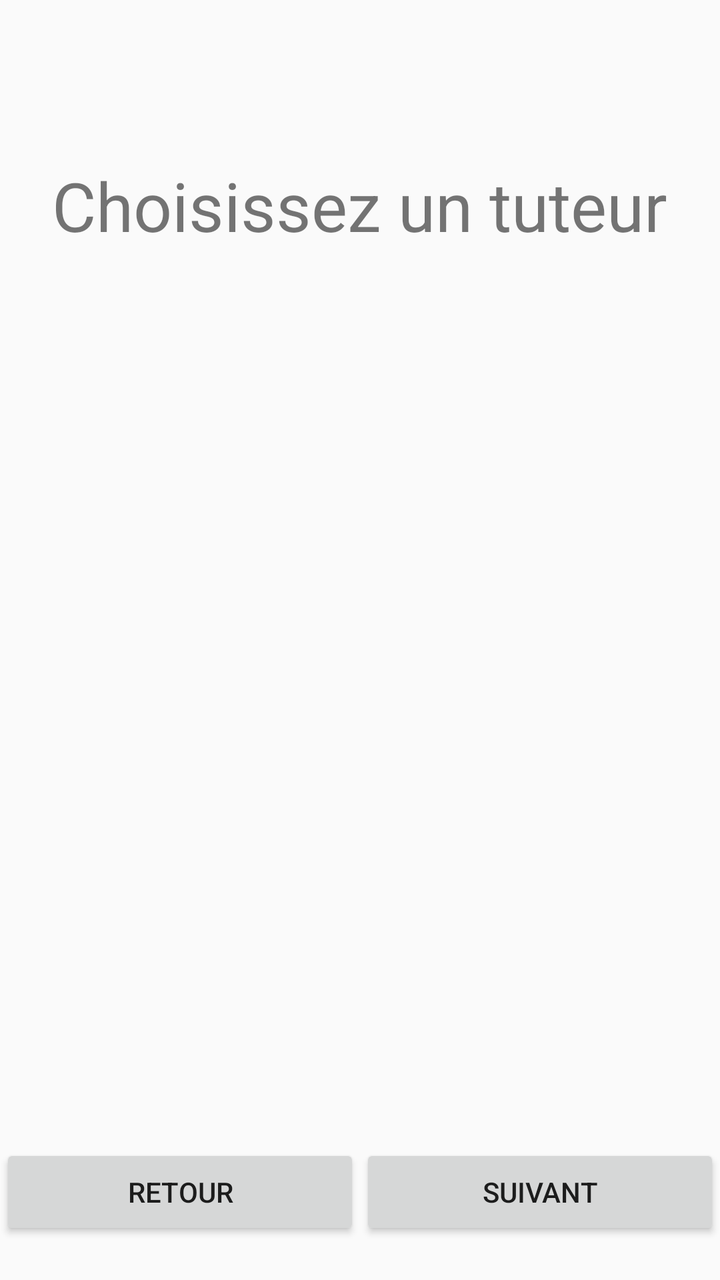
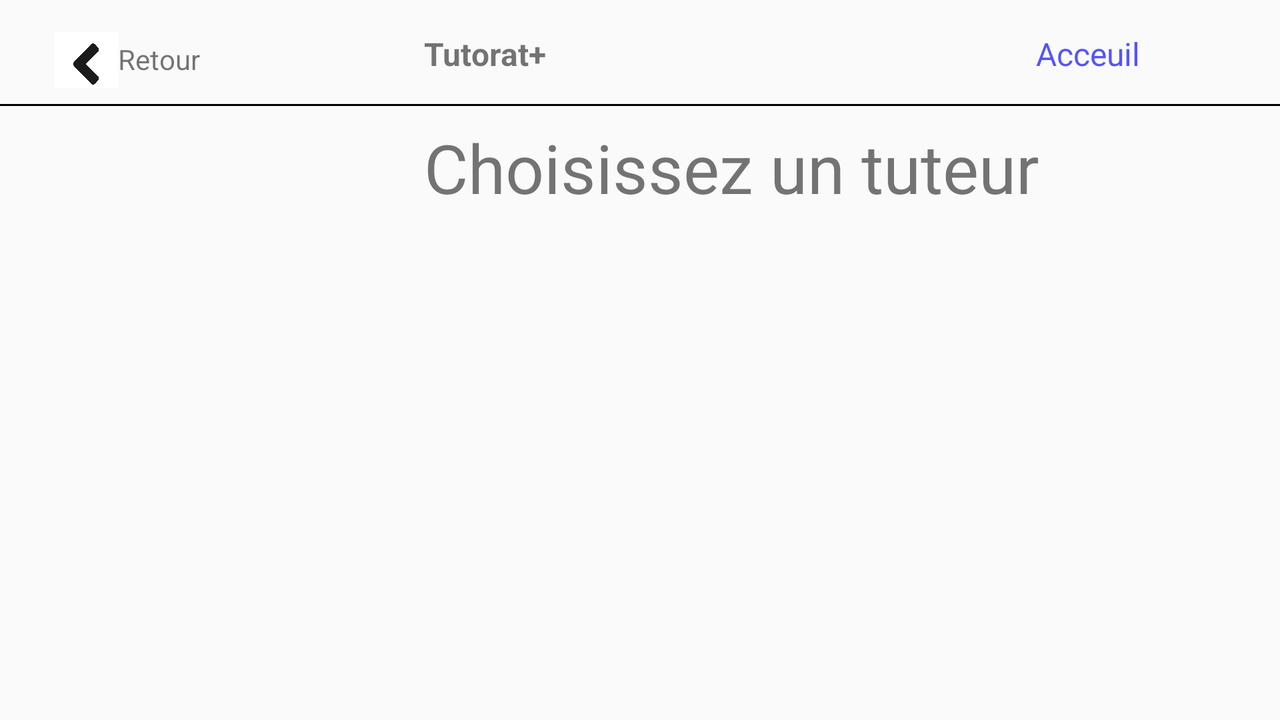

An Android layout and its configuration variant, each rendered on a device that would load it. The default file and the variant file are quoted in full after the pictures.
<!-- AndroidManifest.xml: application theme Theme.TutoratPlus -->
<!-- res/layout/fragment_liste_tuteur.xml -->
<?xml version="1.0" encoding="utf-8"?>
<RelativeLayout xmlns:android="http://schemas.android.com/apk/res/android"
    android:layout_width="wrap_content"
    android:layout_height="wrap_content"
    android:layout_marginBottom="20dp"
    android:orientation="horizontal">

    <RelativeLayout
        android:id="@+id/header"
        android:layout_width="match_parent"
        android:layout_height="80dp">

    </RelativeLayout>

    <LinearLayout
        android:layout_width="wrap_content"
        android:layout_height="wrap_content"
        android:layout_centerHorizontal="true"
        android:layout_marginTop="80dp"
        android:orientation="horizontal">

        <TextView
            android:id="@+id/textView"
            android:layout_width="wrap_content"
            android:layout_height="wrap_content"
            android:foregroundGravity="center_vertical|center"
            android:text="Choisissez un tuteur"
            android:textSize="34sp" />
    </LinearLayout>

    <ListView
        android:id="@+id/liste_cours"
        android:layout_width="match_parent"
        android:layout_height="wrap_content"
        android:layout_below="@id/header"
        android:layout_marginTop="50dp"
        android:layout_marginBottom="110dp"
        android:paddingLeft="20dp"
        android:paddingRight="20dp"
        android:paddingBottom="15dp" />

    <LinearLayout
        android:layout_width="match_parent"
        android:layout_height="match_parent"
        android:gravity="bottom"
        android:orientation="horizontal">

        <Button
            android:id="@+id/btn_retour_tuteur"
            android:layout_width="wrap_content"
            android:layout_height="wrap_content"
            android:layout_weight="1"
            android:text="Retour" />

        <Button
            android:id="@+id/btn_suivant_tuteur"
            android:layout_width="wrap_content"
            android:layout_height="wrap_content"
            android:layout_weight="1"
            android:text="Suivant" />
    </LinearLayout>
</RelativeLayout>
<!-- resources referenced by this layout -->
<resources>
  <style name="Theme.TutoratPlus" parent="Base.Theme.TutoratPlus" />
  <style name="Base.Theme.TutoratPlus" parent="Theme.AppCompat.Light.NoActionBar">
          
          
      </style>
</resources>
<!-- res/layout-land/fragment_liste_tuteur.xml (the repository's variant of the layout above) -->
<!-- drawn on the phone turned sideways -->
<?xml version="1.0" encoding="utf-8"?>
<androidx.constraintlayout.widget.ConstraintLayout xmlns:android="http://schemas.android.com/apk/res/android"
    xmlns:tools="http://schemas.android.com/tools"
    android:layout_width="match_parent"
    android:layout_height="match_parent"
    xmlns:app="http://schemas.android.com/apk/res-auto"

    android:orientation="horizontal">

    

    <LinearLayout
        android:id="@+id/buttonRetour"
        android:layout_width="80dp"
        android:layout_height="28dp"
        android:layout_marginTop="16dp"
        app:layout_constraintEnd_toEndOf="parent"
        app:layout_constraintHorizontal_bias="0.048"
        app:layout_constraintStart_toStartOf="parent"
        app:layout_constraintTop_toTopOf="parent">

        <ImageView
            android:layout_width="32dp"
            android:layout_height="32dp"
            android:src="@drawable/flecheback" />

        <TextView
            android:layout_width="48dp"
            android:layout_height="match_parent"
            android:layout_marginTop="4dp"
            android:text="@string/retour" />

    </LinearLayout>

    <TextView
        android:id="@+id/textTitre"
        android:layout_width="67dp"
        android:layout_height="30dp"
        android:layout_marginTop="16dp"
        android:text="@string/tutorat"
        android:textSize="16sp"
        android:textStyle="bold"
        app:layout_constraintEnd_toEndOf="parent"
        app:layout_constraintHorizontal_bias="0.225"
        app:layout_constraintStart_toEndOf="@+id/buttonRetour"
        app:layout_constraintTop_toTopOf="parent" />

    <TextView
        android:id="@+id/textAcceuil"
        android:layout_width="wrap_content"
        android:layout_height="wrap_content"
        android:layout_marginTop="16dp"
        android:text="@string/acceuil"
        android:textColor="@color/bleu"
        android:textSize="16sp"
        app:layout_constraintEnd_toEndOf="parent"
        app:layout_constraintHorizontal_bias="0.773"
        app:layout_constraintStart_toEndOf="@+id/textTitre"
        app:layout_constraintTop_toTopOf="parent" />

    <TextView
        android:id="@+id/ligneNoire"
        android:layout_width="match_parent"
        android:layout_height="1dp"
        android:layout_marginTop="6dp"
        android:layout_marginBottom="43dp"
        android:background="#000000"
        android:paddingBottom="2dp"
        android:textSize="16sp"
        android:textStyle="bold"
        app:layout_constraintTop_toBottomOf="@+id/textTitre"
        tools:ignore="MissingConstraints"
        tools:layout_editor_absoluteX="0dp" />
    

    <TextView
        android:id="@+id/titreTuteur"
        android:layout_width="wrap_content"
        android:layout_height="wrap_content"

        android:layout_marginStart="212dp"
        android:layout_marginTop="8dp"
        android:foregroundGravity="center_vertical|center"
        android:text="@string/choisissez_un_tuteur"
        android:textSize="34sp"
        app:layout_constraintStart_toStartOf="parent"
        app:layout_constraintTop_toBottomOf="@+id/ligneNoire"
        tools:ignore="MissingConstraints" />

    <ListView
        android:id="@+id/liste_tuteur"
        android:layout_width="517dp"
        android:layout_height="411dp"

        android:paddingLeft="20dp"
        android:paddingRight="20dp"
        android:paddingBottom="15dp"
        app:layout_constraintTop_toBottomOf="@+id/titreTuteur"
        tools:ignore="MissingConstraints"
        tools:layout_editor_absoluteX="214dp" />


</androidx.constraintlayout.widget.ConstraintLayout>
<!-- resources referenced by the variant -->
<!-- as the phone turned sideways resolves them -->
<resources>
  <color name="bleu">#5454FB</color>
  <!-- drawable flecheback: png bitmap (drawable, 20891 bytes) -->
  <string name="acceuil">Acceuil</string>
  <string name="choisissez_un_tuteur">Choisissez un tuteur</string>
  <string name="retour">Retour</string>
  <string name="tutorat">Tutorat+</string>
  <style name="Theme.TutoratPlus" parent="Base.Theme.TutoratPlus" />
  <style name="Base.Theme.TutoratPlus" parent="Theme.AppCompat.Light.NoActionBar">
          
          
      </style>
</resources>
